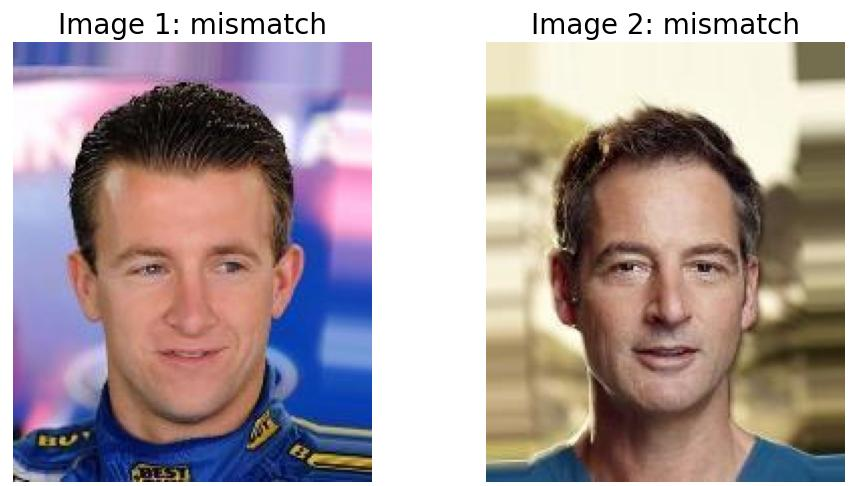
#> input picture docs/images/test_result/demo2_part1.jpg, 852 x 486 px
$ python plot_images.py
#> lines starting #> are read from the running program, lines starting #| are printed output that depends on the picture
import matplotlib.pyplot as plt
import matplotlib.image as mpimg


if __name__ == "__main__":

    img1 = mpimg.imread('demo2_part1.jpg')
#> img1 is the input picture: shape (486, 852, 3); mean R, G, B 171.8, 157.2, 158.1
    img2 = mpimg.imread('demo2_part2.jpg')
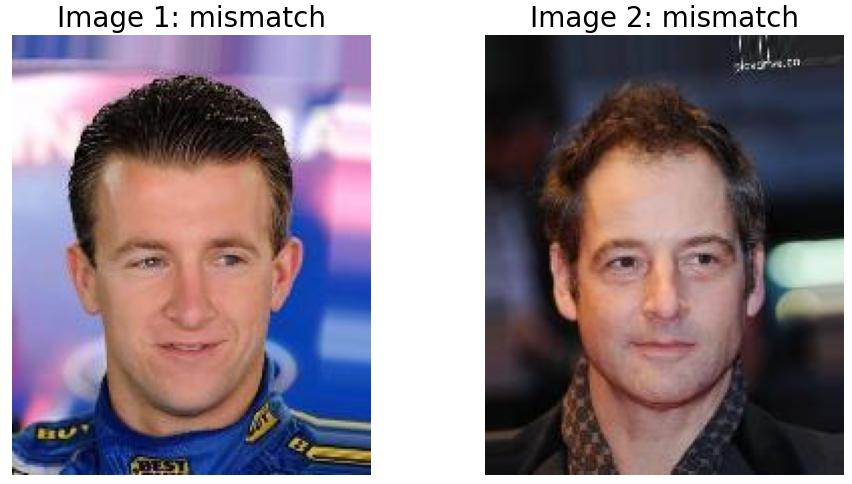
#> input picture docs/images/test_result/demo2_part2.jpg, 852 x 484 px
#> img2 is the input picture: shape (484, 852, 3); mean R, G, B 141.9, 128.3, 137.9
    img3 = mpimg.imread('demo2_part3.jpg')
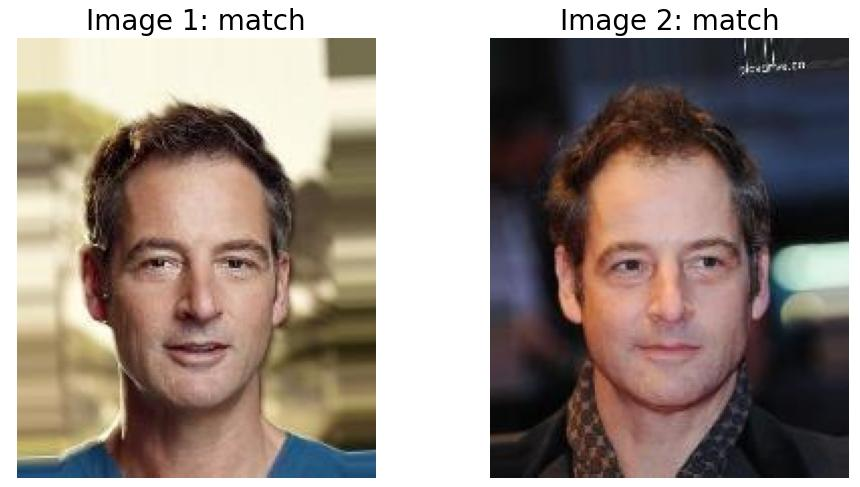
#> input picture docs/images/test_result/demo2_part3.jpg, 860 x 487 px
#> img3 is the input picture: shape (487, 860, 3); mean R, G, B 154, 141.1, 132.8


    # Create a figure and set up subplots with 3 rows and 1 column
    fig, axes = plt.subplots(3, 1, figsize=(5, 10))  # 3 rows, 1 column

    # Display images in each subplot
    axes[0].imshow(img1)
    axes[0].axis('off')  # Hide axes for a cleaner look
    axes[0].set_title('Image 1')

    axes[1].imshow(img2)
    axes[1].axis('off')
    axes[1].set_title('Image 2')

    axes[2].imshow(img3)
    axes[2].axis('off')
    axes[2].set_title('Image 3')

    # Add horizontal lines between each row
    for ax in axes:  # Loop through the first two axes (before the last row)
        ax.axhline(y=-5, color='black', linewidth=2)  # Adjust 'y' to position the line

    # Adjust layout to prevent overlap and add spacing between rows
    plt.subplots_adjust(hspace=0.5)

    plt.savefig('images_table_with_lines.jpg', format='jpg', dpi=300)
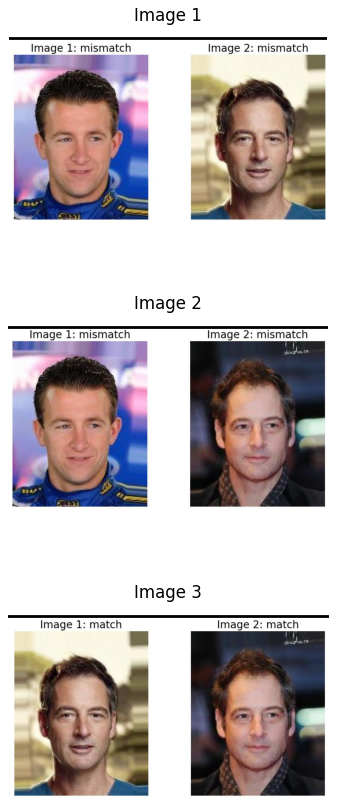
#> figure drawn by matplotlib, 3 panels

    plt.show()
